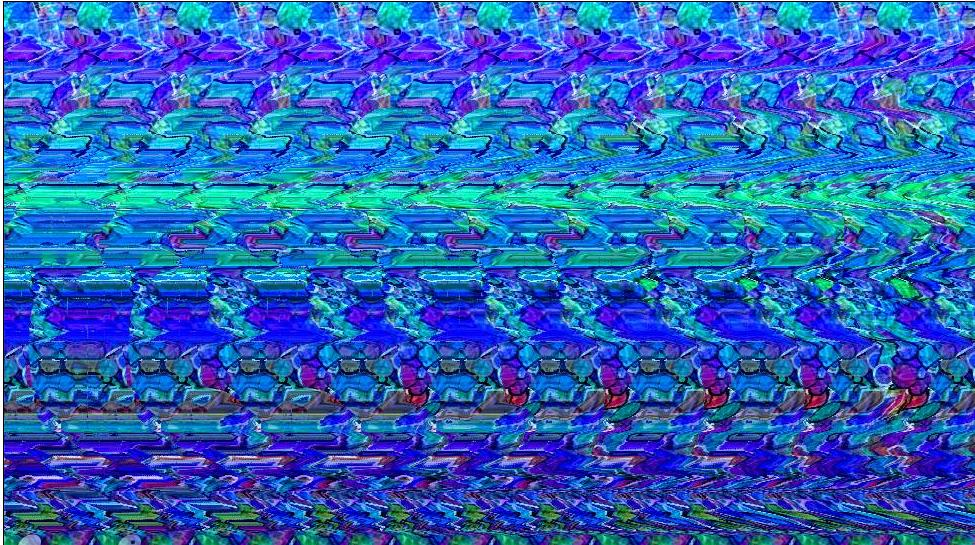
#> input picture examples/1.jpg, 975 x 545 px
$ python magic_eye_solver.py examples/1.jpg   (Python 2 division)   (older library calls are emulated)
#> lines starting #> are read from the running program, lines starting #| are printed output that depends on the picture
import numpy as np
from numpy.fft import fft2, ifft2
from scipy.ndimage import filters
from scipy.stats import kurtosis
from scipy.misc import imread, imsave
try:
    from skimage import filter as ski_filter
except:
    ski_filter = None

def fft_2d_autocorr(x):
    """ 2D autocorrelation, using FFT"""
    fr = fft2(x)
    fr2 = fft2(np.flipud(np.fliplr(x)))
    m,n = fr.shape
    cc = np.real(ifft2(fr*fr2))
    cc = np.roll(cc, -m/2+1,axis=0)
    cc = np.roll(cc, -n/2+1,axis=1)
    return cc

def offset(mx):
    ac = fft_2d_autocorr(mx)
    ac=ac[len(ac)/2]
    idx= np.where((ac-np.median(ac))/ac.std() > 3)[0]
    diffs=[]
    diffs = np.ediff1d(idx)
    return np.max( diffs)

def shift_pic(mx):
    gap = offset(mx)
    m,n = mx.shape
    mx2 = np.zeros((m,n))
    for i in xrange(int(gap)):
        mx2 += np.roll(mx,-i, axis = 1)
    return mx2[:,:-gap]

def post_process(mx2):
    mx2 = ski_filter.hprewitt(mx2)
    return mx2

def solve_magiceye(x):
    m,n,c = x.shape
    k_ = -3
    for i in xrange(3):
        color = x[:,:,i]
        mx2 = shift_pic(color)
        mx2 = filters.prewitt(mx2)
        mx2 = filters.uniform_filter(mx2, size = (5,5))
        if ski_filter:
            mx2 = post_process(mx2)
        k = kurtosis(mx2.flatten())
        if k > k_:
            solution = mx2
            k_ = k
    return solution

if __name__ == "__main__":
    """
    Generates solutions either from from command line arguments
    or by selection of suitable images generated from a list
    """
    import os
    import sys
    if len(sys.argv) < 2:
        pngs = []
        for root, dirs, files in os.walk(os.getcwd()):
            dirname = root.split(os.path.sep)[-1]
            for fn in files:
                typ = fn.split('.')[-1]
                if typ == 'png' or typ == "jpg":
                    if dirname != os.getcwd().split('/')[-1]:
                        pngs.append('/'.join([dirname,fn]))
                    else:
                        pngs.append(fn)
        print
        print "Please select from the following images:"
        print "========================================"
        print "(selection  filename)"
        i = 0
        for fn in pngs:
            print i, fn
            i+=1
        print
        print "Make selections (separate by commas):",
        select = raw_input()
        fns = [pngs[int(sub.strip())] for sub in select.split(',')]
    else:
        fns = [sys.argv[1]]
    print
    for fn in fns:
        x=imread(fn)
#> x is the input picture: shape (545, 975, 3); mean R, G, B 44.9, 97.6, 182.6
        m,n,_ = x.shape
#> m = 545; n = 975
        print "Solving image %s..." % fn
        solution = solve_magiceye(x)
#> the loop in solve_magiceye, `for i in xrange(3):` made 1 pass
#> gap in shift_pic on pass 1: 98
#> pass 1, in solve_magiceye, `color = x[:,:,i]`:
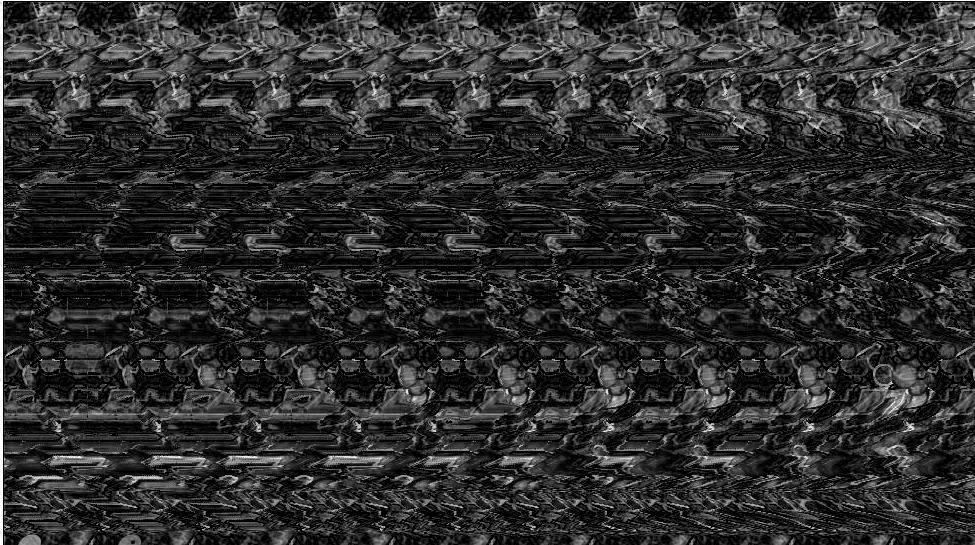
#> color: shape (545, 975); min 0, max 255, mean 44.9
#> pass 1, in fft_2d_autocorr, `cc = np.real(ifft2(fr*fr2))`:
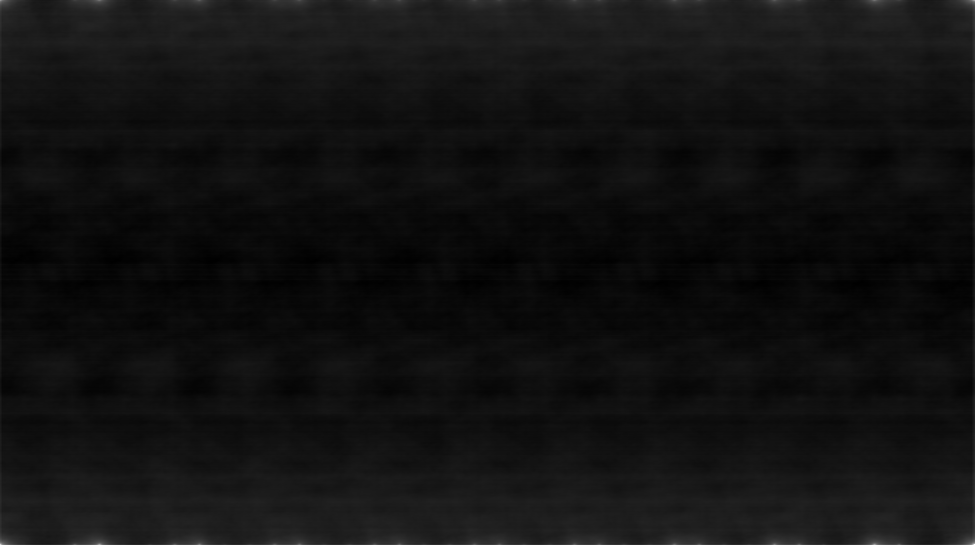
#> cc: shape (545, 975) float64; min 996444597, max 2.07e+09, mean 1.07e+09; drawn with min black and max white
#> pass 1, in fft_2d_autocorr, `cc = np.roll(cc, -m/2+1,axis=0)`:
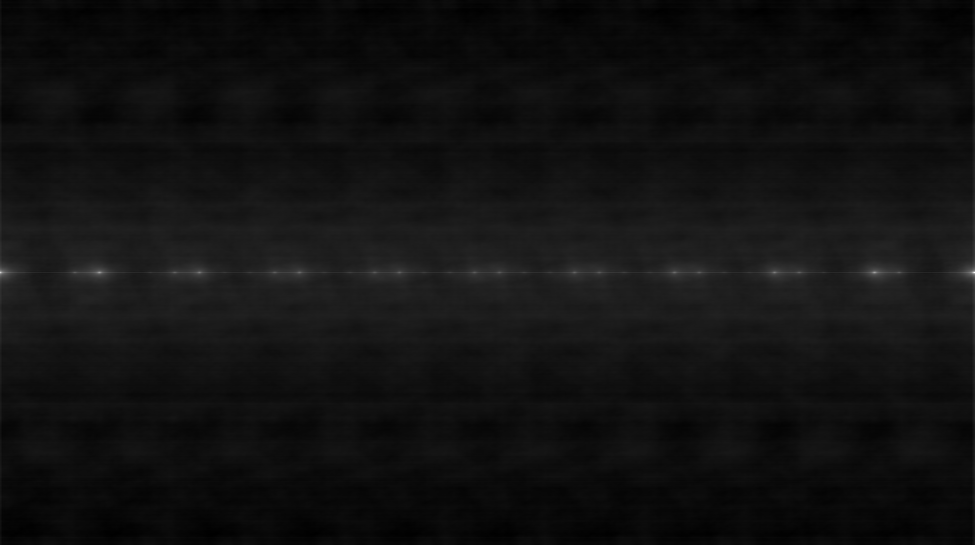
#> cc: shape (545, 975) float64; min 996444597, max 2.07e+09, mean 1.07e+09; drawn with min black and max white
#> after the loop in solve_magiceye, `for i in xrange(3):`: k_ = -3
#> (the run stopped early here; a loop or call above may not have finished)

$ run again, on examples/3.jpg
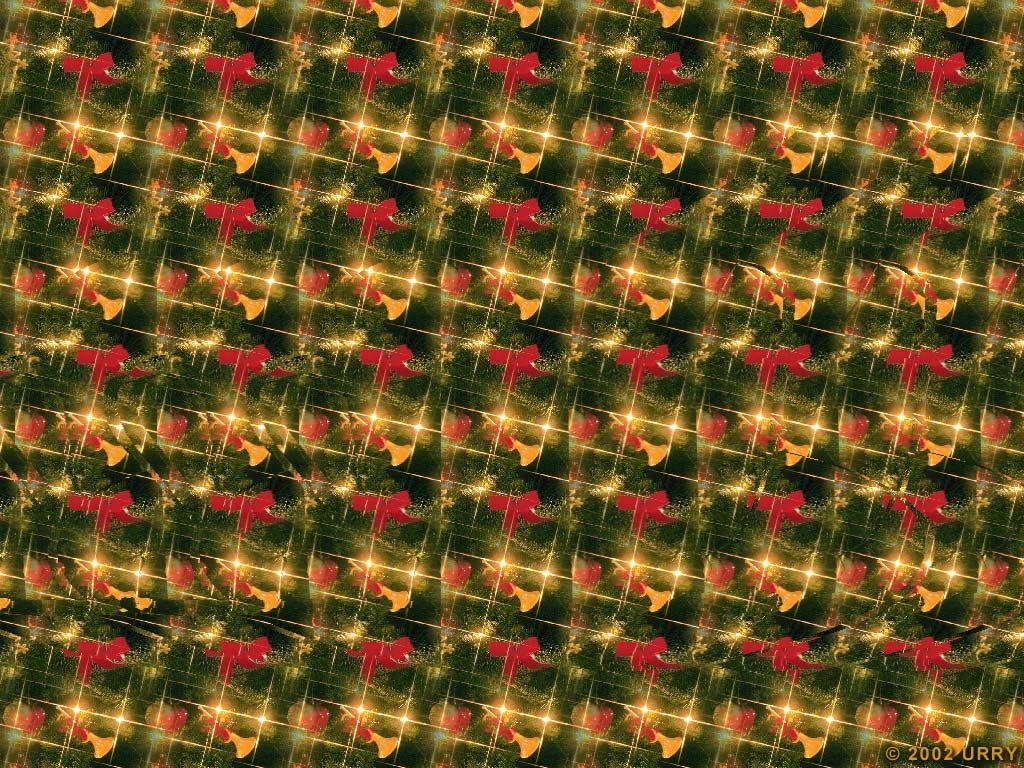
#> input picture examples/3.jpg, 1024 x 768 px
#> x is the input picture: shape (768, 1024, 3); mean R, G, B 103.4, 80.9, 35.5
#> the loop in solve_magiceye, `for i in xrange(3):` made 1 pass
#> gap in shift_pic on pass 1: 129
#> pass 1, in solve_magiceye, `color = x[:,:,i]`:
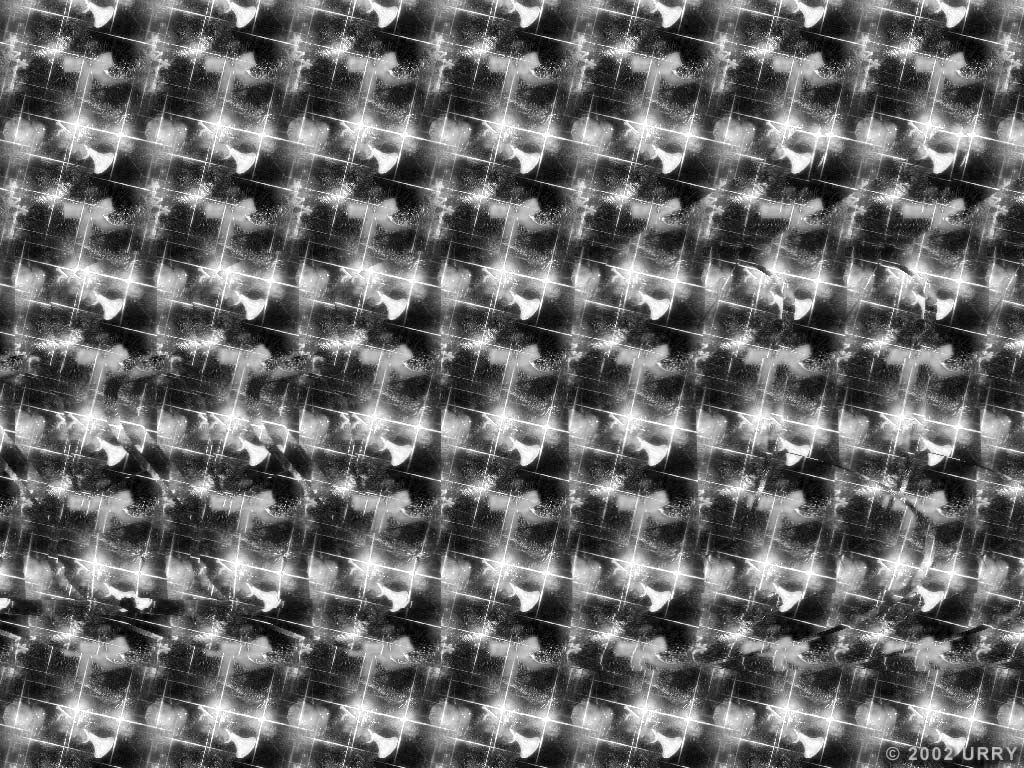
#> color: shape (768, 1024); min 0, max 255, mean 103.4
#> pass 1, in fft_2d_autocorr, `cc = np.roll(cc, -n/2+1,axis=1)`:
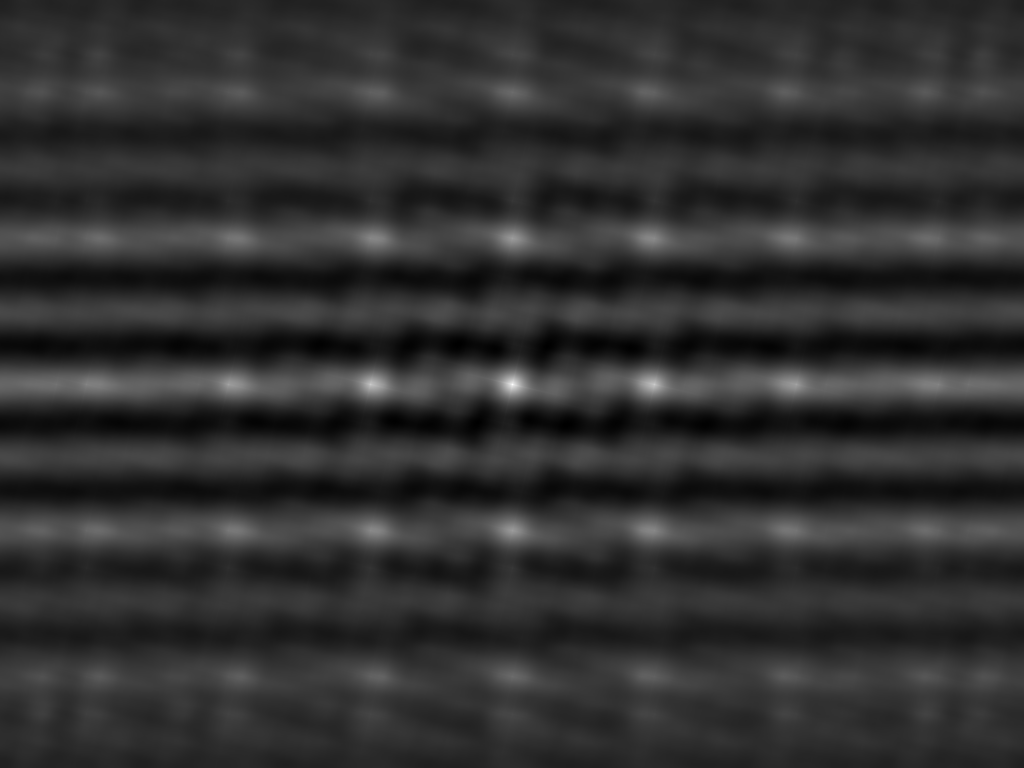
#> cc: shape (768, 1024) float64; min 7.66e+09, max 1.16e+10, mean 8.4e+09; drawn with min black and max white
#> after the loop in solve_magiceye, `for i in xrange(3):`: k_ = -3

$ run again, on examples/4.jpg
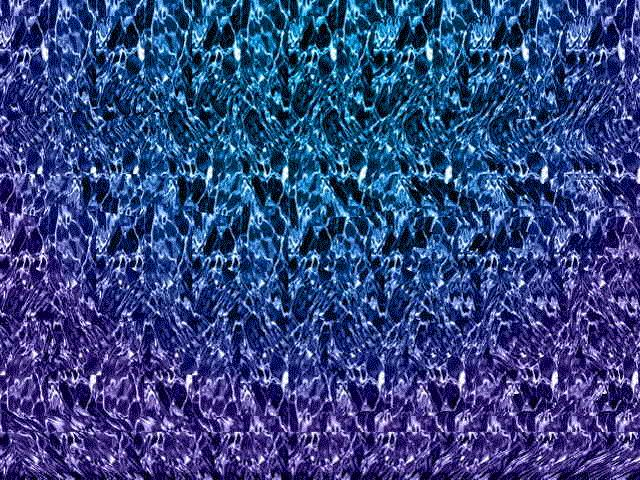
#> input picture examples/4.jpg, 640 x 480 px
#> x is the input picture: shape (480, 640, 3); mean R, G, B 52.6, 70.1, 129.1
#> the loop in solve_magiceye, `for i in xrange(3):` made 1 pass
#> gap in shift_pic on pass 1: 95
#> pass 1, in solve_magiceye, `color = x[:,:,i]`:
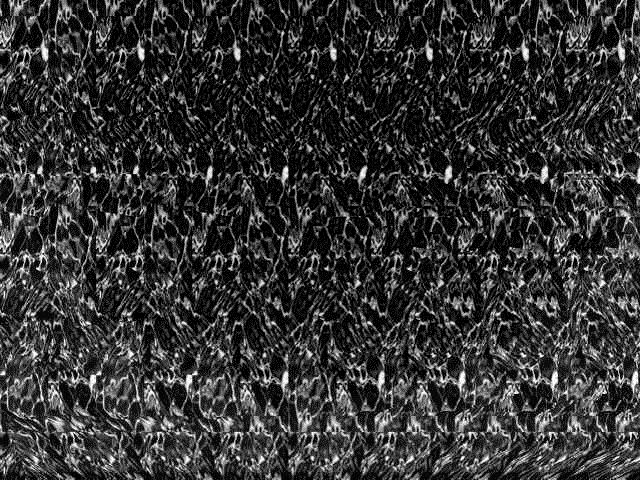
#> color: shape (480, 640); min 0, max 255, mean 52.6
#> pass 1, in fft_2d_autocorr, `cc = np.roll(cc, -m/2+1,axis=0)`:
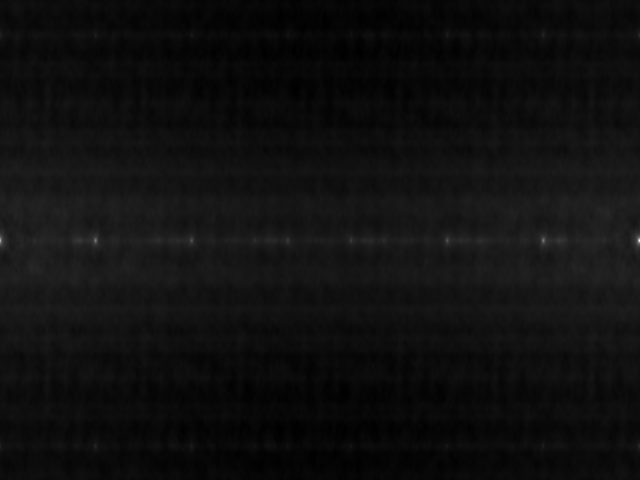
#> cc: shape (480, 640) float64; min 789990764, max 1.78e+09, mean 850731961.2; drawn with min black and max white
#> after the loop in solve_magiceye, `for i in xrange(3):`: k_ = -3
